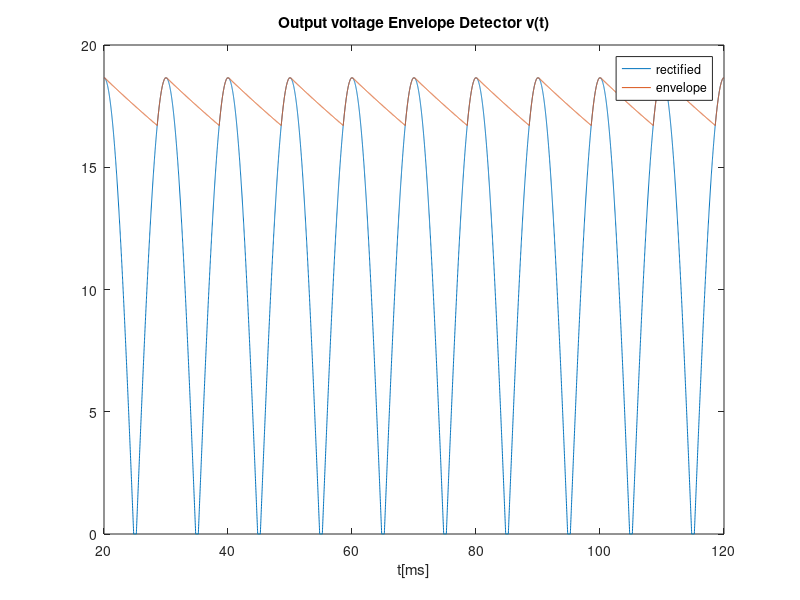
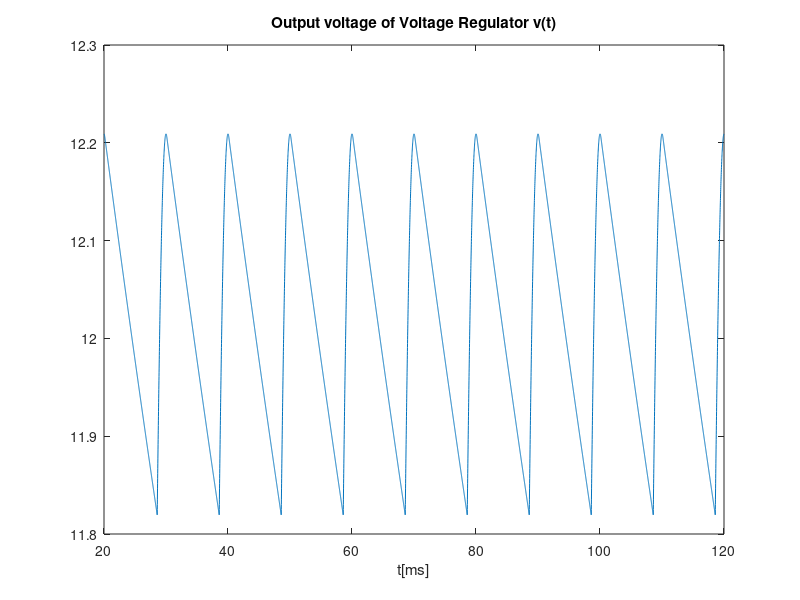
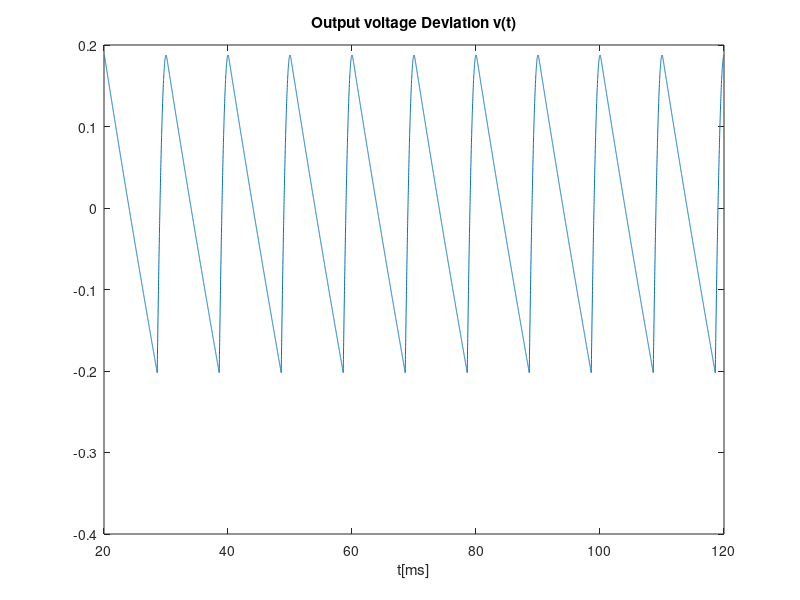

Reproduce these figures in MATLAB, in order.
%Envelope detector--------------

t=linspace(2e-2, 12e-2, 10000);
f=50; %Hz
w=2*pi*f;
A = 20; %Volts


R = 7e3; %Ohm
C = 11e-6; %Farad


VON=12.021610/18
vlim =2*VON;

B = A - vlim;

vS = A * cos(w*t);
vS0 = abs(vS);
vOhr = zeros(1, length(t));
vO = zeros(1, length(t));

figure
for i=1:length(t)
  if (vS0(i) > vlim)
    vOhr(i) = vS0(i)-vlim;
  else
    vOhr(i) = 0;
  endif
endfor

plot(t*1000, vOhr)

hold on

tOFF = 1/w * atan(1/w/R/C);
texp = linspace(0, 1e-2, 1000);


function f = f(B, w, tOFF, tstart, R, C)
f = B*cos(w*tOFF)*exp(-(tstart - tOFF)/R/C);
endfunction

for(j = 0:9)
for i=1:length(texp)
k = i + j*length(texp);
    valueexp = f(B, w, tOFF, texp(i), R, C);
  if texp(i) < tOFF
    vO(k) = vOhr(i);
  elseif valueexp > vOhr(i)
    vO(k) = valueexp;
  else 
    vO(k) = vOhr(i);
  endif
endfor
endfor

plot(t*1000, vO)
title("Output voltage Envelope Detector v(t)")
xlabel ("t[ms]")
legend("rectified","envelope")
print ("venvlope.eps", "-depsc");

hold off

Vaverage = mean(vO)

%Voltage regulator--------------
% vii = 6.475163e+00;
% iir = vii/3000;


vii = 6.475163e+00;
iir = vii/3000; %Id

rd = (1.610751/iir)/18 %ohm determinada a partir do voltage regulator do spice
Rvr = 3000; %ohm


vIncrement = vO-Vaverage;
vri = 18*rd/(18*rd + Rvr)*vIncrement + 18*VON; %amplitude: uses 18 diodes in series

ripple = max(vri) - min(vri)

vriaverage = mean(vri)

cost = 18 + 22 * 0.1
vdev = mean(vri-12)

merit = 1/ cost*(ripple + vdev + 1e-6)

figure
plot(t*1000, vri)
title("Output voltage of Voltage Regulator v(t)")
xlabel ("t[ms]")
print ("voltageRegulator.eps", "-depsc");

vri = vri - 18*VON;
plot(t*1000, vri)
title("Output voltage Deviation v(t)")
xlabel ("t[ms]")
print ("Deviation.eps", "-depsc");
